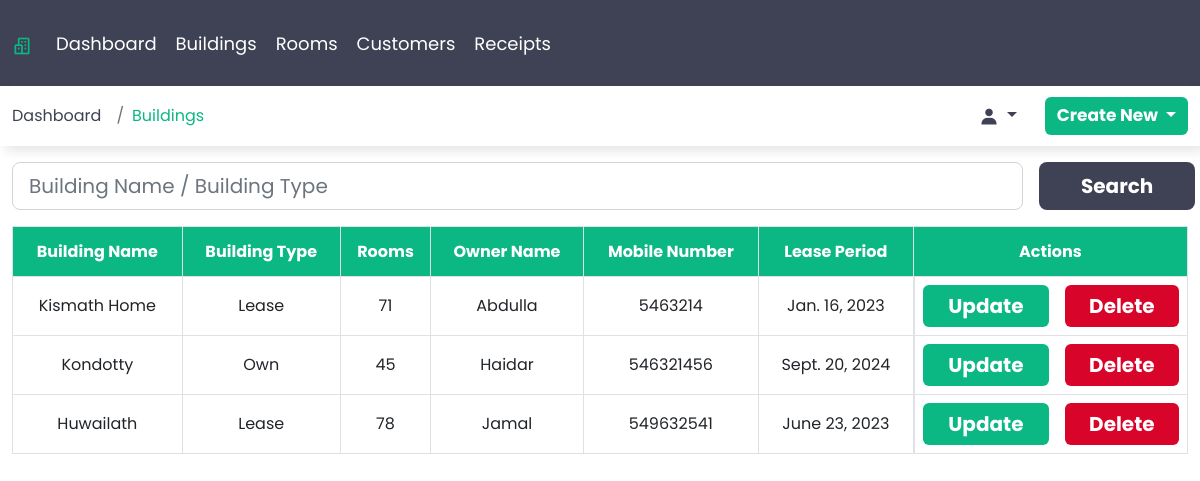
Page /buildings (signed in) on the earlier database version.
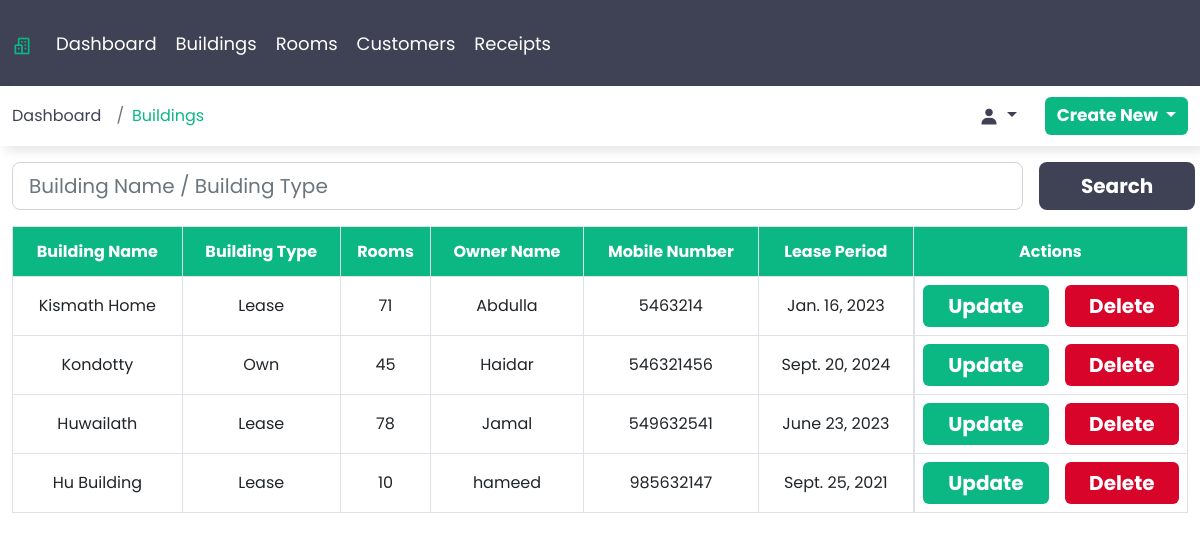
Same page on the later database version.
### webapp/models.py (models this page shows, shortened)
class Building(models.Model):
    building_name = models.CharField(max_length=50)
    name_of_owner = models.CharField(max_length=50)
    building_type = models.ForeignKey(BuildingType, on_delete=models.CASCADE)
    number_of_rooms = models.IntegerField()
    mobile_number = models.IntegerField()
    current_lease_period = models.DateField()
    class Meta:
        verbose_name_plural = 'Buildings'

class BuildingType(models.Model):
    building_type = models.CharField(max_length=100)
    class Meta:
        verbose_name_plural = 'Building Type'
    def __str__(self):
        return self.building_type

### webapp/views.py (the view)
# urls.py: path('buildings', views.BuildingsView, name='buildings'),
@login_required()
def BuildingsView(request):
    if request.method == 'POST':
        searchData = request.POST.get('search')
        building_list = Building.objects.filter(Q(building_name__icontains=searchData) | Q(building_type__building_type__iexact=searchData))
        return render(request, 'buildings.html', {'context': 'Buildings', 'building_list': building_list})
    building_list = Building.objects.all()
    return render(request, 'buildings.html', {'context': 'Buildings', 'building_list': building_list})

### templates/buildings.html (shortened to what this page needs)
{% extends 'base.html' %}
{% load static %}
{% block content %}
    <div class="container-fluid">
        <div class="sub-box">
            <div class="row">
                <div class="col-sm-12 mt-3">
                    <div class="row">
                        <div class="col-sm-12 col-md-12 col-lg-12 col-xl-12 col-xxl-12 search-col">
                            <form method="post" class="d-flex gap-3" autocomplete="off">
                                <input type="text" class="form-control form-control-lg" name="search" placeholder="Building Name / Building Type">
                                <button type="submit" class="btn btn-lg search">Search</button>
                            </form>
                        </div>
                    </div>
                </div>
                <div class="col-sm-12 mt-3 table-responsive">
                    <table class="table table-hover table-bordered text-center ">
                        <thead>
                            <tr>
                                <th scope="col" class="align-middle">Building Name</th>
                                <th scope="col" class="align-middle">Building Type</th>
                                <th scope="col" class="align-middle">Rooms</th>
                                <th scope="col" class="align-middle">Owner Name</th>
                                <th scope="col" class="align-middle">Mobile Number</th>
                                <th scope="col" class="align-middle">Lease Period</th>
                                <th scope="col" class="align-middle">Actions</th>
                            </tr>
                        </thead>
                        <tbody>
                            {% for list in building_list %}
                            <tr>
                                <td class="align-middle">{{list.building_name}}</td>
                                <td class="align-middle">{{list.building_type}}</td>
                                <td class="align-middle">{{list.number_of_rooms}}</td>
                                <td class="align-middle">{{list.name_of_owner}}</td>
                                <td class="align-middle">{{list.mobile_number}}</td>
                                <td class="align-middle">{{list.current_lease_period}}</td>
                                <td class="d-flex justify-content-between gap-3">
                                    <a href="{% url 'update_building' list.id %}" class="btn update">Update</a>
                                    <form action="{% url 'delete_building' list.id %}" method="post">
                                        <input type="submit" value="Delete" class="btn delete">
                                    </form>
                                </td>
                            </tr>
                            {% endfor %}
                        </tbody>
                    </table>
                </div>
            </div>
        </div>
    </div>
{% endblock %}

Differences in the rows shown:
added Building: building_name "Hu Building", building_type "Lease", number_of_rooms "10", name_of_owner "hameed", mobile_number "985632147", current_lease_period "Sept. 25, 2021"
